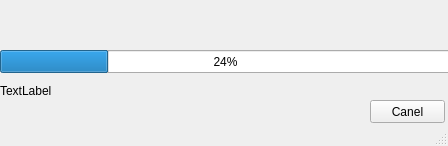
<?xml version="1.0" encoding="UTF-8"?>
<ui version="4.0">
 <class>MainWindow</class>
 <widget class="QMainWindow" name="MainWindow">
  <property name="geometry">
   <rect>
    <x>0</x>
    <y>0</y>
    <width>448</width>
    <height>146</height>
   </rect>
  </property>
  <property name="windowTitle">
   <string>MainWindow</string>
  </property>
  <widget class="QWidget" name="centralwidget">
   <widget class="QProgressBar" name="progressBar">
    <property name="geometry">
     <rect>
      <x>0</x>
      <y>50</y>
      <width>451</width>
      <height>23</height>
     </rect>
    </property>
    <property name="value">
     <number>24</number>
    </property>
   </widget>
   <widget class="QLabel" name="label">
    <property name="geometry">
     <rect>
      <x>0</x>
      <y>80</y>
      <width>291</width>
      <height>21</height>
     </rect>
    </property>
    <property name="text">
     <string>TextLabel</string>
    </property>
   </widget>
   <widget class="QPushButton" name="pushButton">
    <property name="geometry">
     <rect>
      <x>370</x>
      <y>100</y>
      <width>75</width>
      <height>23</height>
     </rect>
    </property>
    <property name="text">
     <string>Canel</string>
    </property>
   </widget>
  </widget>
  <widget class="QStatusBar" name="statusbar"/>
 </widget>
 <resources/>
 <connections/>
</ui>
